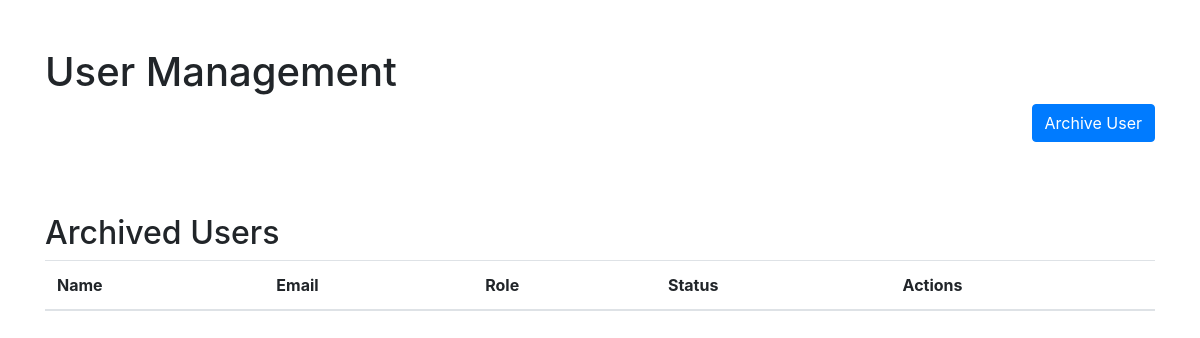
/ArchiveUsers.php (signed in), run on an earlier commit of the app's database.
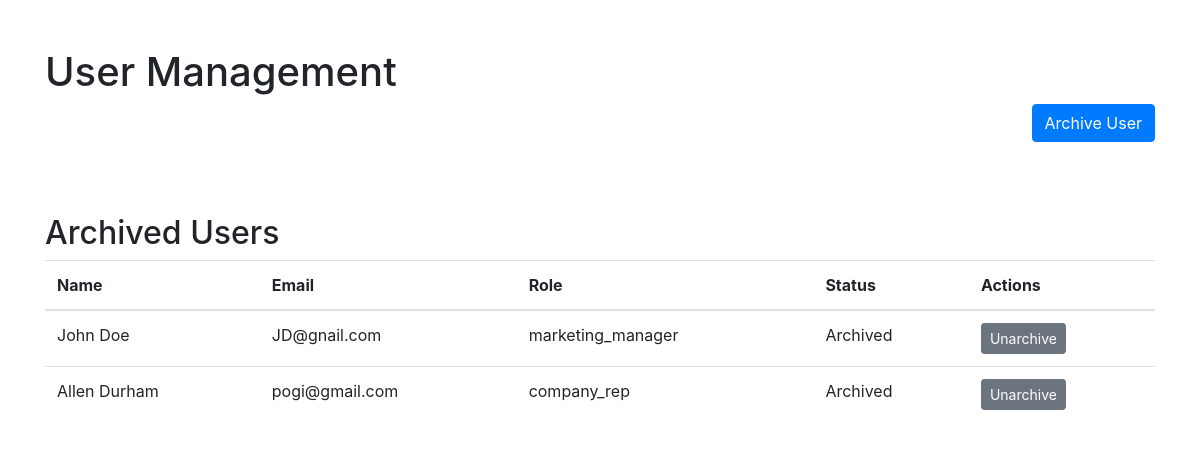
And on a later commit of the database.
### tables this page shows
CREATE TABLE `users` (
  `id` int(11) NOT NULL,
  `first_name` varchar(50) NOT NULL,
  `last_name` varchar(50) NOT NULL,
  `birthday` date DEFAULT NULL,
  `email` varchar(100) NOT NULL,
  `contact_number` varchar(20) DEFAULT NULL,
  `address` text DEFAULT NULL,
  `username` varchar(50) NOT NULL,
  `password` varchar(255) NOT NULL,
  `role` enum('admin','marketing_manager','front_desk','junior_medtech','senior_medtech','invoice_manager','company_rep') NOT NULL,
  `created_at` timestamp NOT NULL DEFAULT current_timestamp(),
  `company_id` int(11) DEFAULT NULL,
  `status` enum('active','inactive','archived') NOT NULL DEFAULT 'inactive'
);

### ArchiveUsers.php (the view, shortened to what this page needs)
<?php
include 'db_connection.php';
$query = "SELECT * FROM users WHERE status IN ('archived') ORDER BY id ASC";
$result = $conn->query($query);
$users = $result->fetch_all(MYSQLI_ASSOC);
?>
<!DOCTYPE html>
<html lang="en">
<head>
    <link href="user-management.css" rel="stylesheet">
    <link rel="stylesheet" href="https://stackpath.bootstrapcdn.com/bootstrap/4.5.2/css/bootstrap.min.css">
</head>
<body>
    <div class="container mt-5">
        <h1>User Management</h1>
        <div style="display: flex; justify-content: flex-end; align-items: center; margin-bottom: 20px;">
            <a href="user-management.php" id="archiveUser" class="btn btn-primary mb-4">Archive User</a>
        </div>
        <h2 class="mt-5">Archived Users</h2>
        <table class="table">
            <thead>
                <tr>
                    <th>Name</th>
                    <th>Email</th>
                    <th>Role</th>
                    <th>Status</th>
                    <th>Actions</th>
                </tr>
            </thead>
            <tbody>
                <?php foreach ($users as $user): ?>
                    <tr>
                        <td><?php echo htmlspecialchars($user['first_name'] . ' ' . $user['last_name']); ?></td>
                        <td><?php echo htmlspecialchars($user['email']); ?></td>
                        <td><?php echo htmlspecialchars($user['role']); ?></td>
                        <td><?php echo ucfirst($user['status']); ?></td>
                        <td>
                            <form action="" method="POST" class="d-inline">
                                <button type="submit" class="btn btn-sm btn-secondary" onclick="return confirm('Are you sure you want to unarchive this user?')">Unarchive</button>
                            </form>
                        </td>
                    </tr>
                <?php endforeach; ?>
            </tbody>
        </table>
    </div>
</body>
</html>

What changed in the data, as far as the page shows it:
now on this page (row edited): users: first_name+last_name "John Doe", email "JD@gnail.com", role "marketing_manager", status "Archived"
now on this page (row edited): users: first_name+last_name "Allen Durham", email "pogi@gmail.com", role "company_rep", status "Archived"
